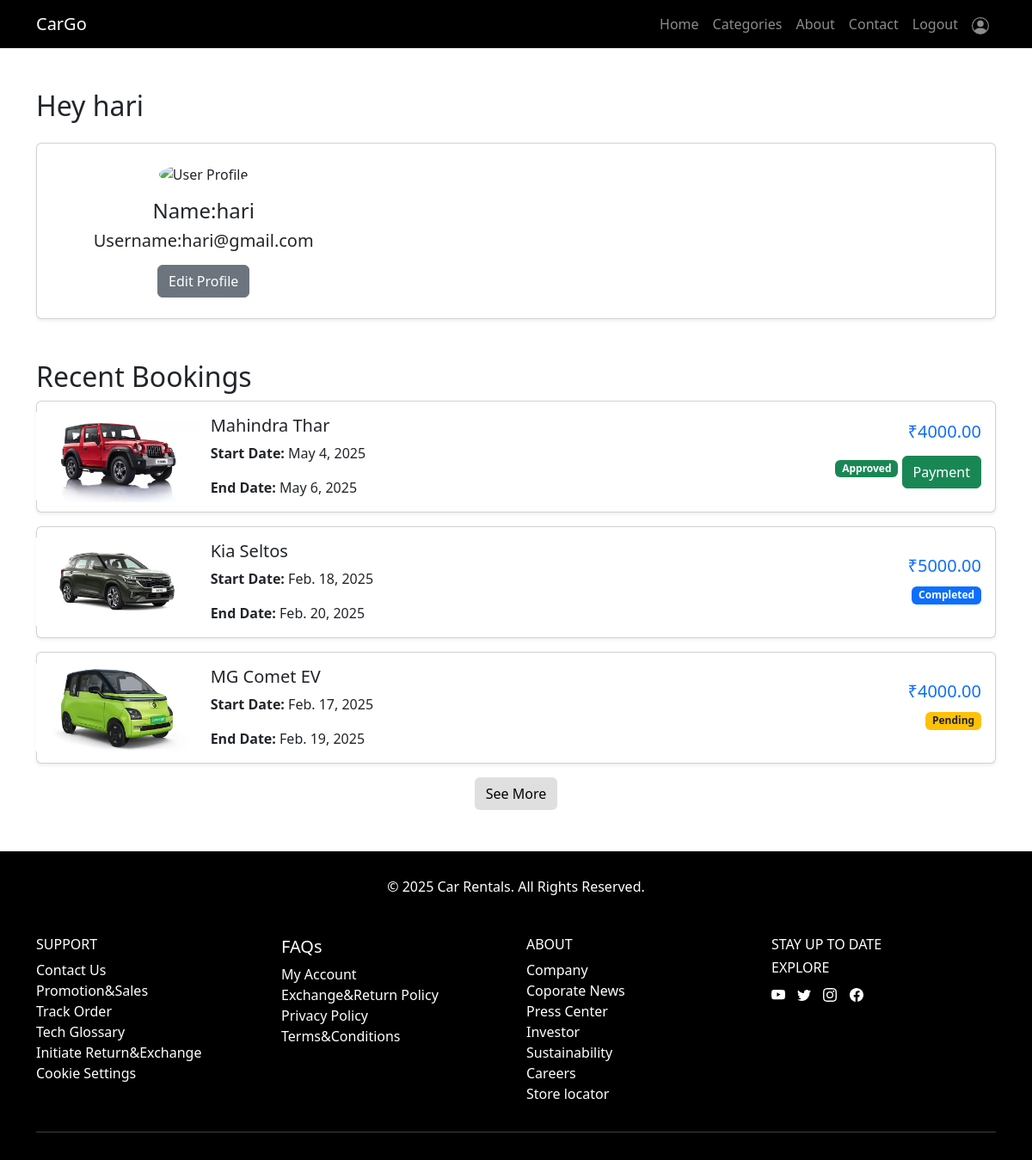
The app's page /profile (signed in) with its own data.
### app/models.py (models this page shows, shortened)
class Rental(models.Model):
    STATUS_CHOICES = [
        ('Pending', 'Pending'),
        ('Approved', 'Approved'),
        ('Rejected', 'Rejected'),
        ('Completed', 'Completed'),
    ]
    user = models.ForeignKey(User, on_delete=models.CASCADE)
    car = models.ForeignKey(Car, on_delete=models.CASCADE)
    start_date = models.DateField()
    end_date = models.DateField()
    num_days = models.IntegerField()
    total_price = models.DecimalField(max_digits=10, decimal_places=2)
    status = models.CharField(max_length=10, choices=STATUS_CHOICES, default='Pending')

class Car(models.Model):
    name = models.CharField(max_length=100)
    brand = models.CharField(max_length=50)
    image = models.FileField()
    fuel = models.TextField()
    category = models.ForeignKey(Category,on_delete=models.CASCADE)
    num_of_seats = models.IntegerField()
    price_per_day = models.IntegerField()
    is_available = models.BooleanField(default=True)

### app/views.py (the view)
# urls.py: path('profile',views.user_profile),
def user_profile(req):
    cat=Category.objects.all()
    rentals = Rental.objects.filter(user=req.user).order_by("-id")
    return render(req,'user/user_profile.html',{'rentals':rentals,'cat':cat})

### templates/user/user_profile.html (shortened to what this page needs)
<!DOCTYPE html>
<html lang="en">
<head>
    {% load static %}
    <link href="https://cdn.jsdelivr.net/npm/bootstrap@5.3.0/dist/css/bootstrap.min.css" rel="stylesheet">
</head>
<body>
    <nav class="navbar navbar-expand-lg navbar-dark " style="background-color: black;">
        <div class="container">
            <a class="navbar-brand" href="#">CarGo</a>
            <div class="collapse navbar-collapse" id="navbarNav">
                <ul class="navbar-nav ms-auto">
                    <li class="nav-item"><a class="nav-link" href="../">Home</a></li>
                    <li class="nav-item dropdown">
                        <a class="nav-link " href="#" role="button" data-bs-toggle="dropdown">Categories</a>
                      </li>
                    <li class="nav-item"><a class="nav-link" href="../about">About</a></li>
                    <li class="nav-item"><a class="nav-link" href="../contact">Contact</a></li>
                    {% if user.is_authenticated %}
                        <li class="nav-item"><a class="nav-link" href="../logout">Logout</a></li>
                    {% else %}
                        <li class="nav-item"><a class="nav-link" href="../login">Login</a></li>
                    {% endif %}
                    {% if user.is_authenticated %}
                        <li class="nav-item"><a class="nav-link" href="profile">
                        </a></li>
                    {% endif %}
                </ul>
            </div>
        </div>
    </nav>
    {% block content %}
    <div class="container mt-5" >
        <h2 class="mt-5 mb-4">Hey {{ user.first_name }}</h2>
        <div class="card shadow-sm p-4">
            <div class="row">
                <div class="col-md-4 text-center">
                    <img src="{% static 'images/download.jpeg' %}" class="img-fluid rounded-circle mb-3" alt="User Profile" style="max-height: 100px;">
                    <h4>Name:{{ user.first_name }}</h4>
                    <h5>Username:{{ user.username }}</h5>
                    <button id="editProfileBtn" class="btn btn-secondary mt-2">Edit Profile</button>
                </div>
                <div class="col-md-8">
                </div>
            </div>
        </div>
    </div>
    <div class="container">
        <h2 class="mt-5">Recent Bookings</h2>
        {% if rentals %}
            {% for rental in rentals|slice:":3" %}
            <div class="card mb-3 shadow-sm">
                <div class="row g-0">
                    <div class="col-md-2 d-flex align-items-center justify-content-center">
                        <img src="{{ rental.car.image.url }}" class="img-fluid rounded-start" alt="{{ rental.car.name }}" style="max-width: 190px; height: auto;">
                    </div>
                    <div class="col-md-7">
                        <div class="card-body">
                            <h5 class="card-title">{{ rental.car.name }}</h5>
                            <p class="card-text"><strong>Start Date:</strong> {{ rental.start_date }}</p>
                            <p class="card-text"><strong>End Date:</strong> {{ rental.end_date }}</p>
                        </div>
                    </div>
                    <div class="col-md-3 d-flex flex-column justify-content-center align-items-end pe-3">
                        <h5 class="text-primary">₹{{ rental.total_price }}</h5>
                        <p class="mb-1">
                            {% if rental.status == "Pending" %}
                                <span class="badge bg-warning text-dark">Pending</span>
                            {% elif rental.status == "Approved" %}
                                <span class="badge bg-success">Approved</span>
                                <a href="{% url 'payment' rental.car.id %}" class="btn btn-success mt-2">Payment</a>
                            {% elif rental.status == "Rejected" %}
                                <span class="badge bg-danger">Rejected</span>
                            {% elif rental.status == "Completed" %}
                                <span class="badge bg-primary">Completed</span>
                            {% endif %}
                        </p>
                    </div>
                </div>
            </div>
            {% endfor %}
            <div class="text-center mt-3">
                <button id="toggleBookings" class="btn">See More</button>
            </div>
        {% else %}
            <p class="text-center text-muted">No bookings yet.</p>
        {% endif %}
    </div>
        {% endblock %}
        <footer class=" text-white  py-3 mt-5" style="background-color: black;">
            <h6 class="text-center mt-3 ">&copy; 2025 Car Rentals. All Rights Reserved.</h6>
            <div class="container text-left mt-5">
                <div class="row">
                    <div class="col-md-3">
                        <h6>SUPPORT</h6>
                        <ul class="list-unstyled">
                            <li><a href="" >Contact Us</a></li>
                            <li><a href="" >Promotion&Sales</a></li>
                            <li><a href="" >Track  Order</a></li>
                            <li><a href="" >Tech Glossary</a></li>
                            <li><a href="" >Initiate Return&Exchange</a></li>
                            <li><a href="" >Cookie Settings</a></li>
                        </ul>
                    </div>
                    <div class="col-md-3">
                        <h5>FAQs</h5>
                        <ul class="list-unstyled">
                            <li><a href="" >My Account</a></li>
                            <li><a href="" >Exchange&Return Policy</a></li>
                            <li><a href="" >Privacy Policy</a></li>
                            <li><a href="" >Terms&Conditions</a></li>
                        </ul>
                    </div>
                    <div class="col-md-3">
                        <h6>ABOUT</h6>
                    <ul class="list-unstyled">
                        <li><a href="#" >Company</a></li>
                        <li><a href="#" >Coporate News</a></li>
                        <li><a href="#" >Press Center</a></li>
                        <li><a href="#" >Investor</a></li>
                        <li><a href="#" >Sustainability</a></li>
                        <li><a href="#" >Careers</a></li>
                        <li><a href="#" >Store locator</a></li>
                    </ul>
                    </div>
                    <div class="col-md-3">
                        <h6>STAY UP TO DATE</h6>
                        <ul class="list-unstyled">
                        <h6>EXPLORE</h6>
                        <div>
                            <a href="" style="padding-right: 10px">
                            </a>
                            <a href="" style="padding-right: 10px">
                            </a>
                            <a href="" style="padding-right: 10px">
                            </a>
                            <a href="" style="padding-right: 10px">
                            </a>
                        </div>
                    </div>
                </div>
                <hr>
        </footer>
</body>
</html>

### templates/user/user_profile.html (style rules this page uses)
footer a { color: white; text-decoration: none; }
#toggleBookings { color: black; background-color: #dfdfe0; }

### records on screen
Rental: car.image (picture), car.name "Mahindra Thar", start_date "May 4, 2025", end_date "May 6, 2025", total_price "4000.00", status "Approved"
Rental: car.image (picture), car.name "Kia Seltos", start_date "Feb. 18, 2025", end_date "Feb. 20, 2025", total_price "5000.00", status "Completed"
Rental: car.image (picture), car.name "MG Comet EV", start_date "Feb. 17, 2025", end_date "Feb. 19, 2025", total_price "4000.00", status "Pending"

### other values on screen
{{ user.first_name }} "hari"
{{ user.username }} "hari@gmail.com"
